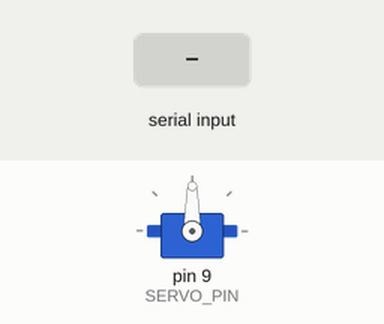
A sketch run on a simulated Arduino Uno, built with avr-gcc and run on an emulated ATmega328P. Parts: servo. The test bench sets the inputs (shaded band). What the sketch prints to the serial monitor is not drawn.

Above: at 1.2 s.
1.3 s: "c" received over Serial
At 3.0 s:
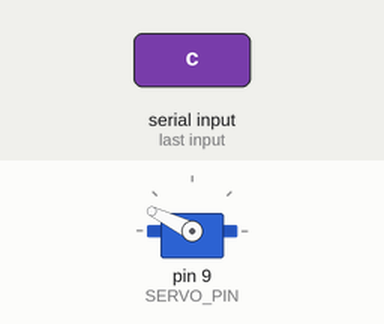
4.3 s: byte 62 ('>') received over Serial
At 6.4 s:
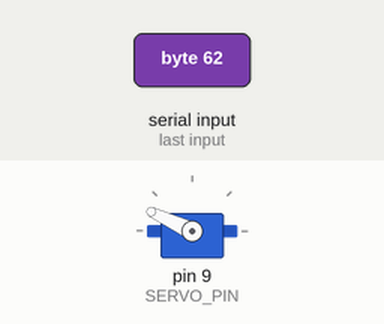
6.7 s: "o" received over Serial
At 7.49 s:
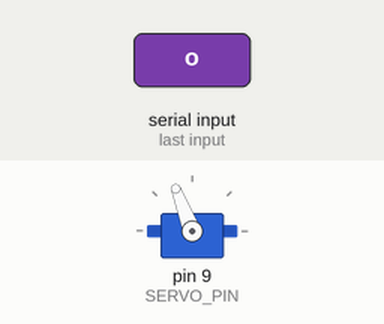
Timing chart, 0 to 9.7 s (numbered marks = the images above; inputs shaded):
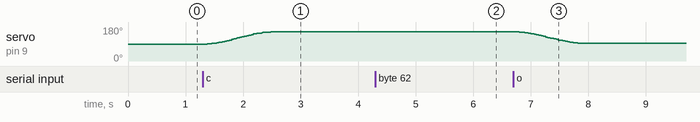

The sketch:

slow_open.ino
```cpp
#include <Servo.h>

// 蓋75°の組立姿勢でサーボ90°にしてホーンを付ける。閉位置は実物の縁に合わせる。
const int SERVO_PIN = 9;
const float CLOSED_DEG = 153.6f;
const float OPEN_DEG = 94.4f;
const float MIDDLE_DEG = 115.8f;
const unsigned long MOTION_MS = 1200;
Servo lid;
float current = 90.0f;
float startAngle = 90.0f;
float targetAngle = 90.0f;
unsigned long started = 0;
unsigned long lastWrite = 0;
bool moving = false;

void beginMotion(float target) {
  startAngle = current;
  targetAngle = target;
  started = millis();
  moving = true;
}

void setup() {
  Serial.begin(115200);
  lid.attach(SERVO_PIN);
  lid.write(90);
  Serial.println("o=open, c=close, m=middle; < or > adjusts by one degree");
}

void loop() {
  if (Serial.available()) {
    const char key = Serial.read();
    if (key == 'o') beginMotion(OPEN_DEG);
    if (key == 'c') beginMotion(CLOSED_DEG);
    if (key == 'm') beginMotion(MIDDLE_DEG);
    if (key == '<') beginMotion(current - 1.0f);
    if (key == '>') beginMotion(current + 1.0f);
  }
  const unsigned long now = millis();
  if (moving && now - lastWrite >= 20) {
    const float x = min(1.0f, (now - started) / float(MOTION_MS));
    const float eased = x * x * (3.0f - 2.0f * x);
    current = constrain(startAngle + (targetAngle - startAngle) * eased, 90.0f, 155.0f);
    lid.write(int(current + 0.5f));
    lastWrite = now;
    if (x >= 1.0f) moving = false;
  }
}
```

Measured:
- after the input at 1.3 s, servo on pin 9 (SERVO_PIN): moves from 90° to 154° over 1.1 s, starting after 0.08 s
- after the input at 4.3 s, servo on pin 9 (SERVO_PIN): 154° → 155° after 0.98 s
- after the input at 6.7 s, servo on pin 9 (SERVO_PIN): moves from 155° to 94° over 1.1 s, starting at once
